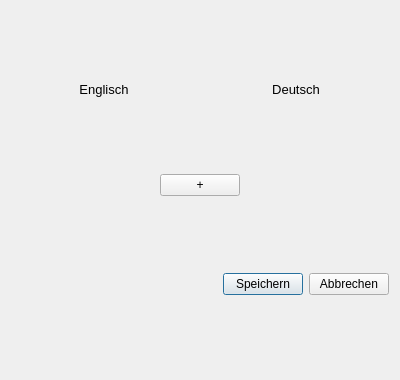
<?xml version="1.0" encoding="UTF-8"?>
<ui version="4.0">
 <class>Dialog_App</class>
 <widget class="QDialog" name="Dialog_App">
  <property name="geometry">
   <rect>
    <x>0</x>
    <y>0</y>
    <width>400</width>
    <height>380</height>
   </rect>
  </property>
  <property name="font">
   <font>
    <stylestrategy>PreferDefault</stylestrategy>
   </font>
  </property>
  <property name="windowTitle">
   <string>Hinzufügen...</string>
  </property>
  <property name="windowIcon">
   <iconset resource="res.qrc">
    <normaloff>:/six-706892_640.jpg</normaloff>:/six-706892_640.jpg</iconset>
  </property>
  <layout class="QVBoxLayout" name="verticalLayout_2">
   <item>
    <layout class="QHBoxLayout" name="hl_header">
     <item>
      <widget class="QLabel" name="l_lang1">
       <property name="sizePolicy">
        <sizepolicy hsizetype="Preferred" vsizetype="Fixed">
         <horstretch>0</horstretch>
         <verstretch>0</verstretch>
        </sizepolicy>
       </property>
       <property name="font">
        <font>
         <pointsize>10</pointsize>
        </font>
       </property>
       <property name="text">
        <string>Englisch</string>
       </property>
       <property name="alignment">
        <set>Qt::AlignCenter</set>
       </property>
      </widget>
     </item>
     <item>
      <widget class="QLabel" name="l_lang2">
       <property name="sizePolicy">
        <sizepolicy hsizetype="Preferred" vsizetype="Fixed">
         <horstretch>0</horstretch>
         <verstretch>0</verstretch>
        </sizepolicy>
       </property>
       <property name="font">
        <font>
         <pointsize>10</pointsize>
        </font>
       </property>
       <property name="text">
        <string>Deutsch</string>
       </property>
       <property name="alignment">
        <set>Qt::AlignCenter</set>
       </property>
      </widget>
     </item>
    </layout>
   </item>
   <item>
    <layout class="QVBoxLayout" name="vl_widget"/>
   </item>
   <item>
    <layout class="QHBoxLayout" name="horizontalLayout">
     <item>
      <spacer name="horizontalSpacer">
       <property name="orientation">
        <enum>Qt::Horizontal</enum>
       </property>
       <property name="sizeHint" stdset="0">
        <size>
         <width>40</width>
         <height>20</height>
        </size>
       </property>
      </spacer>
     </item>
     <item>
      <widget class="QPushButton" name="pushButton">
       <property name="text">
        <string>+</string>
       </property>
      </widget>
     </item>
     <item>
      <spacer name="horizontalSpacer_2">
       <property name="orientation">
        <enum>Qt::Horizontal</enum>
       </property>
       <property name="sizeHint" stdset="0">
        <size>
         <width>40</width>
         <height>20</height>
        </size>
       </property>
      </spacer>
     </item>
    </layout>
   </item>
   <item>
    <layout class="QHBoxLayout" name="hl_buttons">
     <item>
      <spacer name="spacer5">
       <property name="orientation">
        <enum>Qt::Horizontal</enum>
       </property>
       <property name="sizeHint" stdset="0">
        <size>
         <width>40</width>
         <height>20</height>
        </size>
       </property>
      </spacer>
     </item>
     <item>
      <widget class="QPushButton" name="pb_save">
       <property name="text">
        <string>Speichern</string>
       </property>
       <property name="default">
        <bool>true</bool>
       </property>
      </widget>
     </item>
     <item>
      <widget class="QPushButton" name="pb_cancel">
       <property name="text">
        <string>Abbrechen</string>
       </property>
      </widget>
     </item>
    </layout>
   </item>
  </layout>
 </widget>
 <resources>
  <include location="res.qrc"/>
 </resources>
 <connections/>
</ui>
